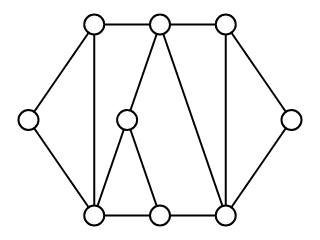

Notebook source saved alongside this figure:
### Markdown cell above
Abra esses arquivos em um editor de texto e note como o formato é auto-explicativo.

## Visualizando grafos

Vamos visualizar o primeiro grafo, que é não-dirigido:

### Code cell
sn.graph_width = 320
sn.graph_height = 180

sn.show_graph(ug)

### Figure 1 — Plotly figure (JSON) as saved in the notebook; plotly's stock layout.template omitted (floating-point values rounded to 4 significant figures)
{"data": [{"hoverinfo": "none", "line": {"color": "rgb(0, 0, 0)", "width": 2}, "mode": "lines", "type": "scatter", "uid": "2806ac80-a243-11e8-a1e3-24f5aaf6d19e", "x": [0, 0.25, null, 0, 0.25, null, 0.25, 0.5, null, 0.25, 0.25, null, 0.5, 0.75, null, 0.5, 0.75, null, 0.5, 0.375, null, 0.75, 1, null, 0.75, 0.75, null, 1, 0.75, null, 0.75, 0.5, null, 0.5, 0.25, null, 0.5, 0.375, null, 0.25, 0.375, null], "y": [0.5, 1, null, 0.5, 0, null, 1, 1, null, 1, 0, null, 1, 1, null, 1, 0, null, 1, 0.5, null, 1, 0.5, null, 1, 0, null, 0.5, 0, null, 0, 0, null, 0, 0, null, 0, 0.5, null, 0, 0.5, null]}, {"hoverinfo": "none", "marker": {"color": "rgb(255, 255, 255)", "line": {"color": "rgb(0, 0, 0)", "width": 2}, "size": 20}, "mode": "markers+text", "text": [], "textfont": {"color": "rgb(0, 0, 0)"}, "textposition": "middle center", "type": "scatter", "uid": "2806ac81-a243-11e8-a653-24f5aaf6d19e", "x": [0, 0.25, 0.5, 0.75, 1, 0.75, 0.5, 0.25, 0.375], "y": [0.5, 1, 1, 1, 0.5, 0, 0, 0, 0.5]}], "layout": {"height": 180, "margin": {"b": 0, "l": 0, "r": 0, "t": 0}, "showlegend": false, "width": 320, "xaxis": {"showgrid": false, "showticklabels": false, "zeroline": false}, "yaxis": {"showgrid": false, "showticklabels": false, "zeroline": false}}}
